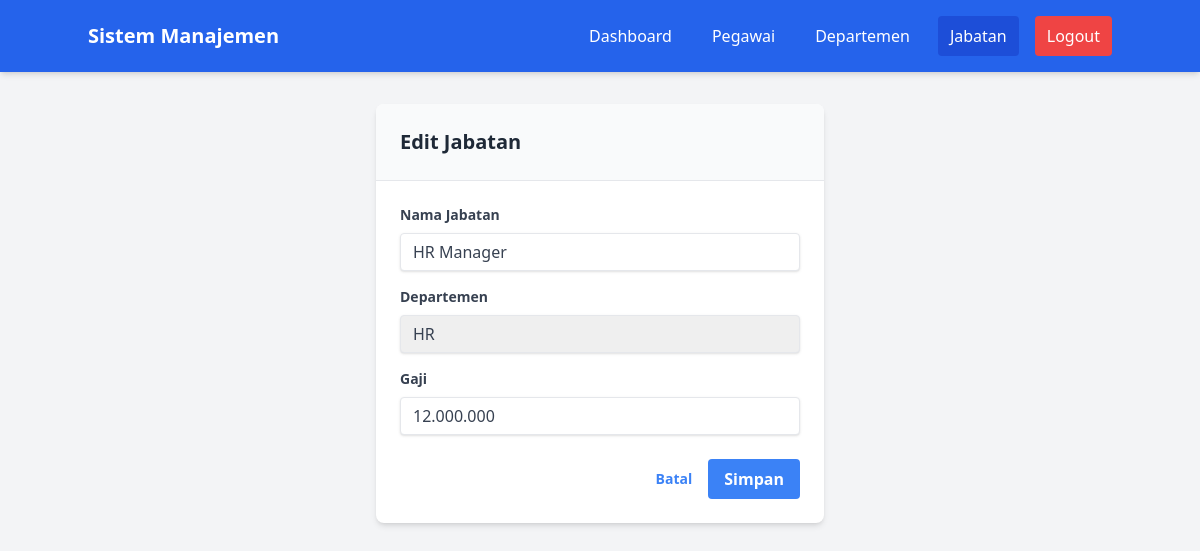
Page /pages/jabatan/edit.php?id=28 (signed in) on the committed database.
### tables this page shows
CREATE TABLE `jabatan` (
  `id` int(11) NOT NULL,
  `nama_jabatan` varchar(100) NOT NULL,
  `id_departemen` int(11) DEFAULT NULL,
  `gaji` decimal(10,2) DEFAULT NULL
);

CREATE TABLE `departemen` (
  `id` int(11) NOT NULL,
  `nama_departemen` varchar(100) NOT NULL,
  `deskripsi` text DEFAULT NULL
);

### pages/jabatan/edit.php (the view, shortened to what this page needs)
<?php
include '../../tampilan/navbar.php';
require_once '../../config/config.php';
$id = mysqli_real_escape_string($koneksi, $_GET['id']);
$query_departemen = "SELECT * FROM departemen";
$result_departemen = mysqli_query($koneksi, $query_departemen);
$query = "SELECT * FROM jabatan WHERE id = '$id'";
$result = mysqli_query($koneksi, $query);
$jabatan = mysqli_fetch_assoc($result);
?>
<div class="container mx-auto px-4 py-8">
    <div class="max-w-md mx-auto bg-white shadow-md rounded-lg overflow-hidden">
        <div class="p-6 bg-gray-50 border-b">
            <h3 class="text-xl font-semibold text-gray-800">Edit Jabatan</h3>
        </div>
        <form action="../../proses/jabatan/proses_edit.php" method="POST" class="p-6">
            <div class="mb-4">
                <label for="nama_jabatan" class="block text-gray-700 text-sm font-bold mb-2">Nama Jabatan</label>
                <input type="text" name="nama_jabatan" id="nama_jabatan" required
                       value="<?php echo htmlspecialchars($jabatan['nama_jabatan']); ?>"
                       class="shadow appearance-none border rounded w-full py-2 px-3 text-gray-700 leading-tight focus:outline-none focus:ring-2 focus:ring-blue-500"
                       placeholder="Masukkan nama jabatan">
            </div>
            <div class="mb-4">
                <label for="id_departemen" class="block text-gray-700 text-sm font-bold mb-2">Departemen</label>
                <select name="id_departemen" id="id_departemen" required
                        class="shadow appearance-none border rounded w-full py-2 px-3 text-gray-700 leading-tight focus:outline-none focus:ring-2 focus:ring-blue-500">
                    <?php
                    mysqli_data_seek($result_departemen, 0);
                    while($departemen = mysqli_fetch_assoc($result_departemen)): ?>
                        <option value="<?php echo $departemen['id']; ?>"
                            <?php echo ($departemen['id'] == $jabatan['id_departemen']) ? 'selected' : ''; ?>>
                            <?php echo htmlspecialchars($departemen['nama_departemen']); ?>
                        </option>
                    <?php endwhile; ?>
                </select>
            </div>
            <div class="mb-6">
                <label for="gaji" class="block text-gray-700 text-sm font-bold mb-2">Gaji</label>
                <input type="text" name="gaji" id="gaji" required
                       value="<?php echo number_format($jabatan['gaji'], 0, ',', '.'); ?>"
                       class="shadow appearance-none border rounded w-full py-2 px-3 text-gray-700 leading-tight focus:outline-none focus:ring-2 focus:ring-blue-500"
                       placeholder="Masukkan gaji"
                       onkeyup="formatRupiah(this)">
            </div>
            <div class="flex items-center justify-end space-x-4">
                <a href="index.php" class="inline-block align-baseline font-bold text-sm text-blue-500 hover:text-blue-800">
                    Batal
                </a>
                <button type="submit" class="bg-blue-500 hover:bg-blue-700 text-white font-bold py-2 px-4 rounded focus:outline-none focus:shadow-outline">
                    Simpan
                </button>
            </div>
        </form>
    </div>
</div>
</body>
</html>

### rows in the picture
jabatan: nama_jabatan "HR Manager", id_departemen "HR", gaji "12.000.000"
